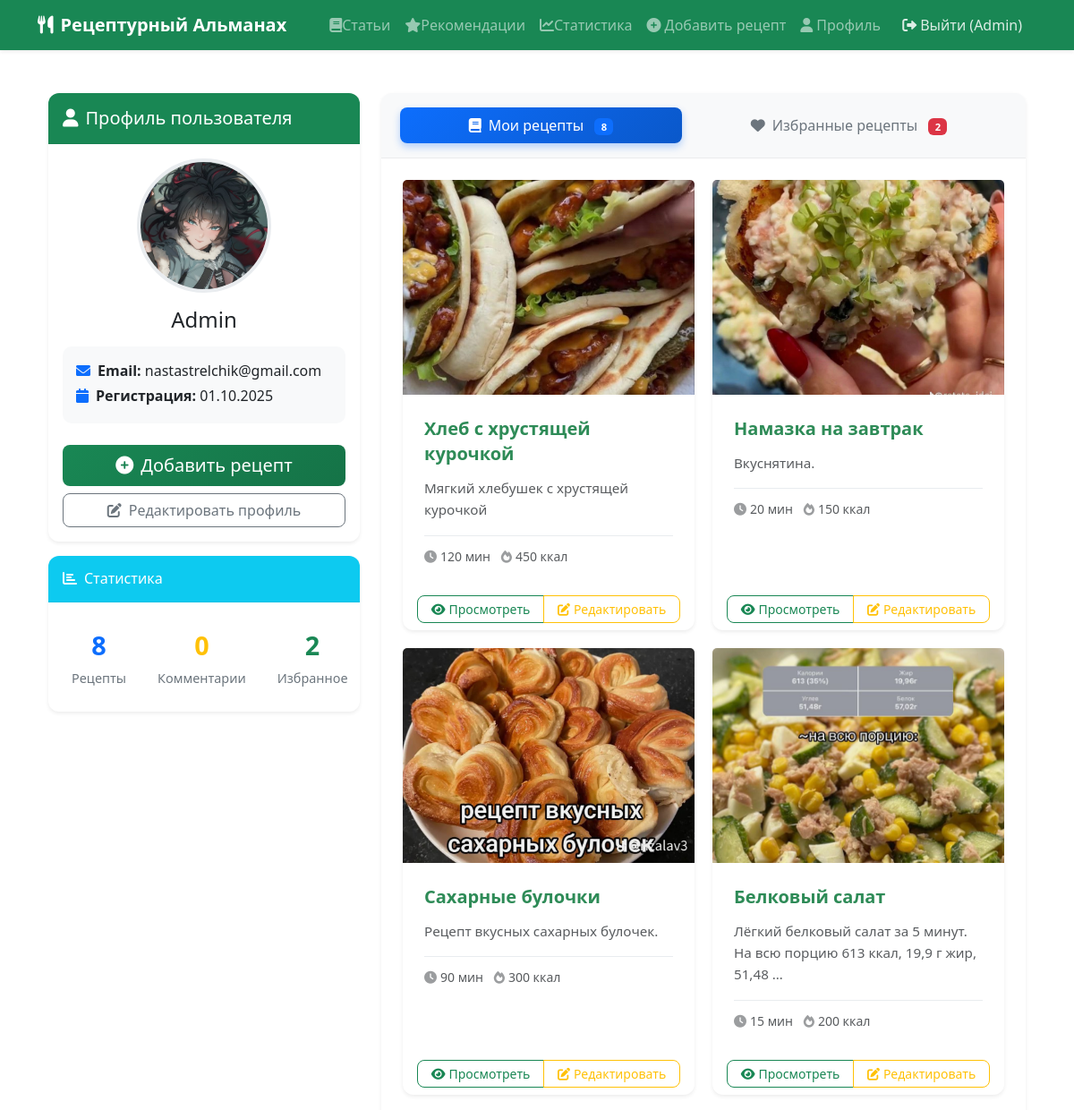
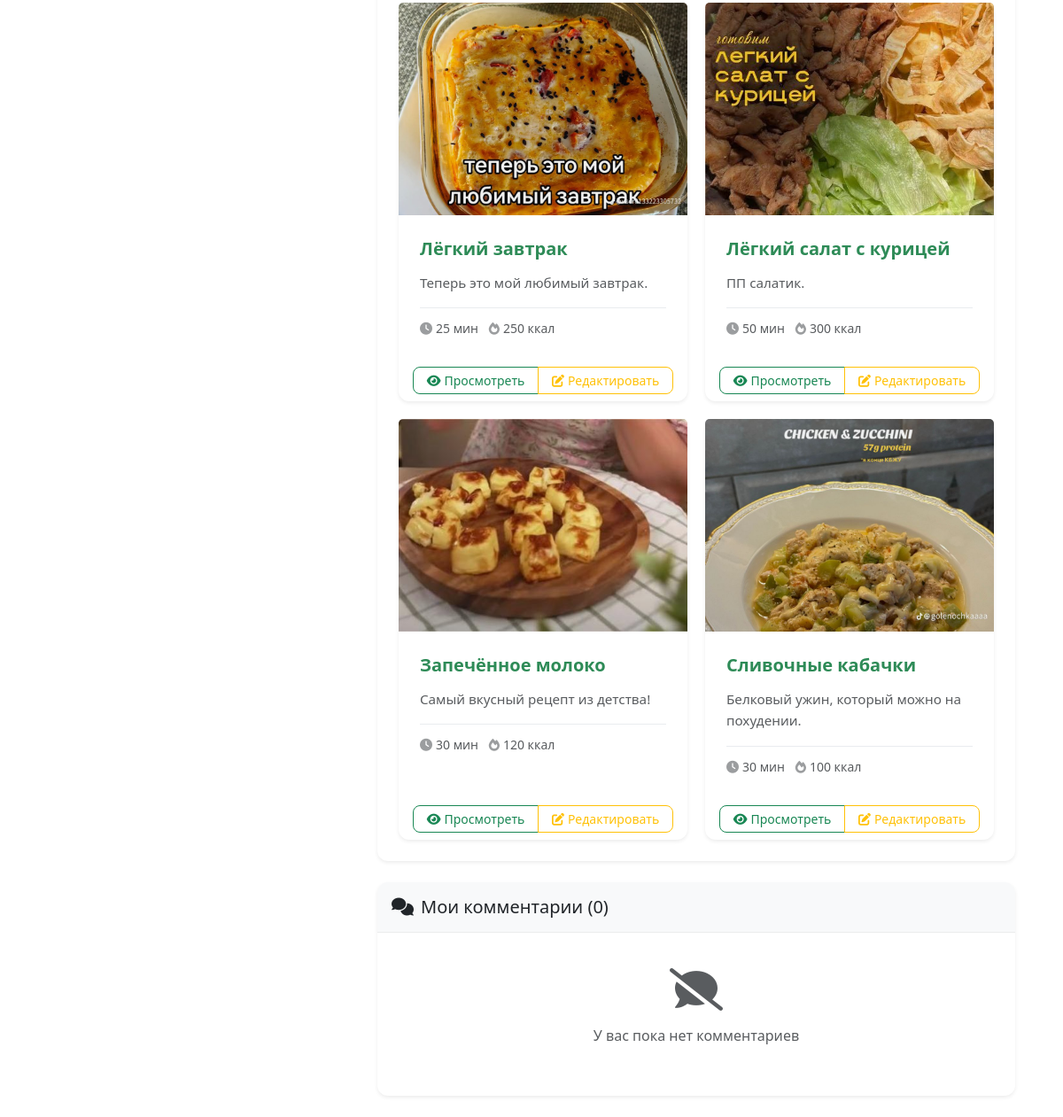
Page /users/profile/ (signed in) on the earlier database version (2 pictures, top to bottom).
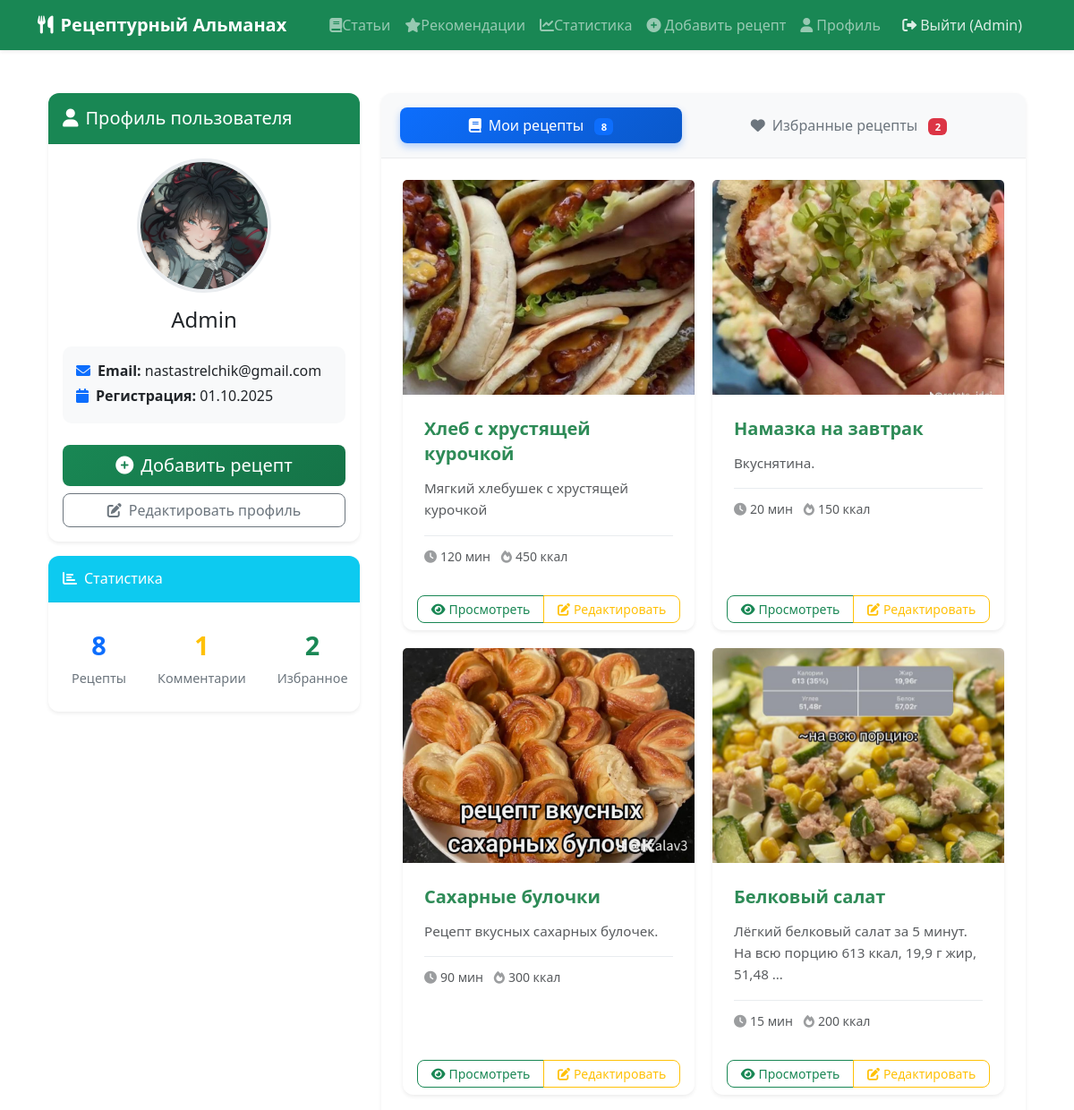
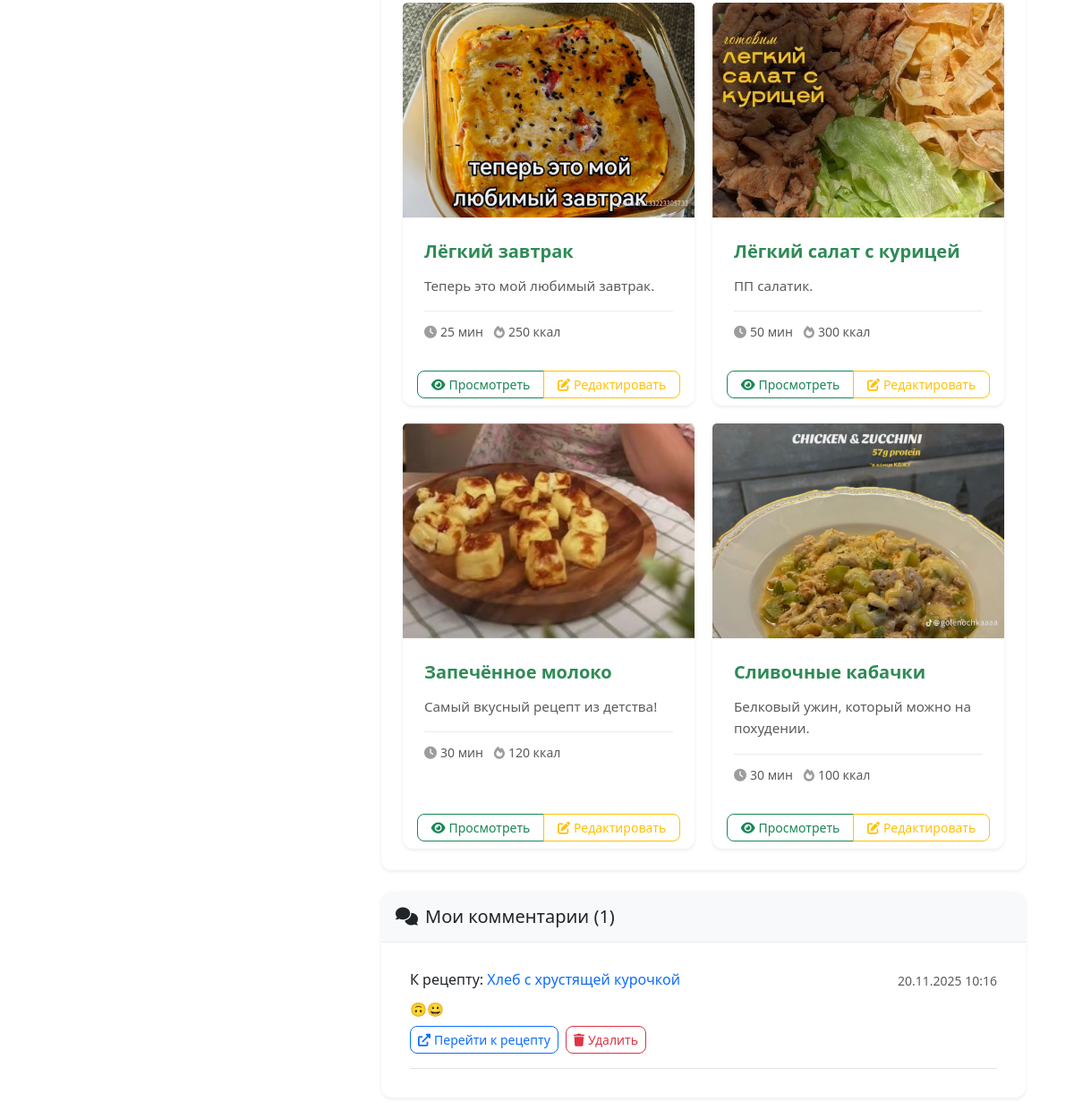
Same page on the later database version (2 pictures, top to bottom).
### recipes/models.py (models this page shows, shortened)
class Recipe(models.Model):
    DIFFICULTY_LEVELS = [
        ('easy', 'Легкий'),
        ('medium', 'Средний'),
        ('hard', 'Сложный'),
    ]
    title = models.CharField(max_length=200)
    description = models.TextField()  # Краткое описание для ленты
    author = models.ForeignKey(User, on_delete=models.CASCADE)
    cooking_time = models.PositiveIntegerField(help_text="Время приготовления в минутах")
    servings = models.PositiveIntegerField(help_text="Количество порций")
    calories_per_100g = models.PositiveIntegerField(help_text="Калории на 100 грамм")
    difficulty = models.CharField(max_length=10, choices=DIFFICULTY_LEVELS)
    created_at = models.DateTimeField(auto_now_add=True)
    updated_at = models.DateTimeField(auto_now=True)
    main_photo = models.ImageField(upload_to='recipes/main_photos/')
    video = models.FileField(upload_to='recipes/videos/', null=True, blank=True)
    hashtags = models.ManyToManyField(Hashtag, blank=True)

### comments/models.py (models this page shows, shortened)
class Comment(models.Model):
    recipe = models.ForeignKey(Recipe, related_name='comments', on_delete=models.CASCADE)
    author = models.ForeignKey(User, on_delete=models.CASCADE)
    text = models.TextField()
    created_at = models.DateTimeField(auto_now_add=True)
    updated_at = models.DateTimeField(auto_now=True)
    image = models.ImageField(upload_to='comments/images/', blank=True, null=True)
    class Meta:
        ordering = ['-created_at']

### users/views.py (the view)
# urls.py: path('profile/', views.profile, name='profile'),
@login_required
def profile(request):
    try:
        user_recipes = Recipe.objects.filter(author=request.user).order_by('-created_at')
        user_comments = Comment.objects.filter(author=request.user)
        user_favorites = Favorite.objects.filter(user=request.user)
        favorite_recipes = Recipe.objects.filter(favorite__user=request.user)
        print(f"User: {request.user}")
        print(f"User recipes count: {user_recipes.count()}")
        print(f"User favorites count: {user_favorites.count()}")
        context = {
            'title': 'Профиль пользователя',
            'user_recipes': user_recipes,
            'user_comments': user_comments,
            'user_favorites': user_favorites,
            'favorite_recipes': favorite_recipes,
        }
        return render(request, 'users/profile.html', context)
    except Exception as e:
        messages.error(request, f'Произошла ошибка при загрузке профиля: {str(e)}')
        return render(request, 'users/profile.html', {
            'user_recipes': [],
            'user_comments': [],
            'user_favorites': [],
            'favorite_recipes': [],
        })

### templates/users/profile.html (shortened to what the changed rows need)
{% extends 'base.html' %}
{% load static %}
{% block content %}
<div class="container-fluid py-4">
    <div class="row">
        <div class="col-md-4">
            <div class="card shadow-sm border-0 mt-3">
                <div class="card-body">
                    <div class="stats-grid">
                        <div class="stat-item text-center">
                            <div class="stat-value text-warning">{{ user_comments.count }}</div>
                            <div class="stat-label">Комментарии</div>
                        </div>
                    </div>
                </div>
            </div>
        </div>
        <div class="col-md-8">
            <div class="card shadow-sm border-0">
                <div class="card-body p-0">
                    <div class="tab-content" id="recipesTabsContent">
                        <div class="tab-pane fade show active" id="my-recipes" role="tabpanel" aria-labelledby="my-recipes-tab">
                            <div class="p-4">
                                {% if user_recipes %}
                                <div class="recipes-grid">
                                    {% for recipe in user_recipes %}
                                    <div class="recipe-card card border-0 shadow-sm h-100">
                                        {% if recipe.main_photo %}
                                        <img src="{{ recipe.main_photo.url }}" class="card-img-top recipe-image" alt="{{ recipe.title }}">
                                        {% else %}
                                        <div class="recipe-image-placeholder card-img-top d-flex align-items-center justify-content-center">
                                            <i class="fas fa-utensils fa-3x text-muted"></i>
                                        </div>
                                        {% endif %}
                                        <div class="card-body">
                                            <h5 class="card-title">{{ recipe.title }}</h5>
                                            <p class="card-text text-muted">{{ recipe.description|truncatewords:15 }}</p>
                                            <div class="recipe-meta">
                                                <small class="text-muted">
                                                    <i class="fas fa-clock me-1"></i>{{ recipe.cooking_time }} мин
                                                    <i class="fas fa-fire ms-2 me-1"></i>{{ recipe.calories_per_100g }} ккал
                                                </small>
                                            </div>
                                        </div>
                                        <div class="card-footer bg-transparent border-top-0">
                                            <div class="btn-group w-100">
                                                <a href="{% url 'recipes:recipe-detail' recipe.pk %}" class="btn btn-outline-success btn-sm">
                                                    <i class="fas fa-eye me-1"></i>Просмотреть
                                                </a>
                                                <a href="{% url 'recipes:recipe-update' recipe.pk %}" class="btn btn-outline-warning btn-sm">
                                                    <i class="fas fa-edit me-1"></i>Редактировать
                                                </a>
                                            </div>
                                        </div>
                                    </div>
                                    {% endfor %}
                                </div>
                                {% endif %}
                            </div>
                        </div>
                    </div>
                </div>
            </div>
        <div class="card shadow-sm border-0 mt-4">
            <div class="card-header bg-light py-3">
                <h5 class="mb-0"><i class="fas fa-comments me-2"></i>Мои комментарии ({{ user_comments.count }})</h5>
            </div>
            <div class="card-body">
                {% if user_comments %}
                <div class="comments-list">
                    {% for comment in user_comments %}
                    <div class="comment-item border-bottom pb-3 mb-3">
                        <div class="d-flex justify-content-between align-items-start mb-2">
                            <h6 class="mb-1">
                                К рецепту:
                                <a href="{% url 'recipes:recipe-detail' comment.recipe.pk %}" class="text-decoration-none">
                                    {{ comment.recipe.title }}
                                </a>
                            </h6>
                            <small class="text-muted">{{ comment.created_at|date:"d.m.Y H:i" }}</small>
                        </div>
                        <div class="comment-content mb-2">
                            <p class="mb-2 comment-text">{{ comment.text|linebreaksbr }}</p>
                        </div>
                        <div class="d-flex gap-2">
                            <a href="{% url 'recipes:recipe-detail' comment.recipe.pk %}" class="btn btn-outline-primary btn-sm">
                                <i class="fas fa-external-link-alt me-1"></i>Перейти к рецепту
                            </a>
                            <form method="post" action="{% url 'comments:delete-comment' comment.pk %}"
                                  class="d-inline" onsubmit="return confirm('Удалить комментарий?');">
                                <button type="submit" class="btn btn-outline-danger btn-sm">
                                    <i class="fas fa-trash me-1"></i>Удалить
                                </button>
                            </form>
                        </div>
                    </div>
                    {% endfor %}
                </div>
                {% else %}
                <div class="text-center py-4">
                    <i class="fas fa-comment-slash fa-3x text-muted mb-3"></i>
                    <p class="text-muted">У вас пока нет комментариев</p>
                </div>
                {% endif %}
            </div>
        </div>
<link rel="stylesheet" href="https://cdnjs.cloudflare.com/ajax/libs/font-awesome/6.0.0/css/all.min.css">
{% endblock %}

Differences in the rows shown:
added Comment: recipe "Хлеб с хрустящей курочкой", created_at "20.11.2025 10:16", text "🙃😀"
Other differences:
{{ user_comments.count }}: "0" → "1"
text no longer shown: "У вас пока нет комментариев"
